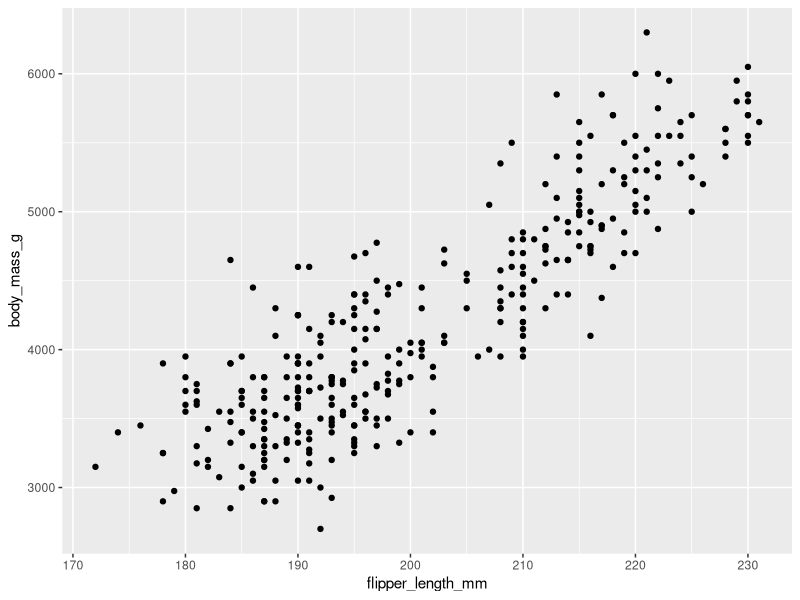
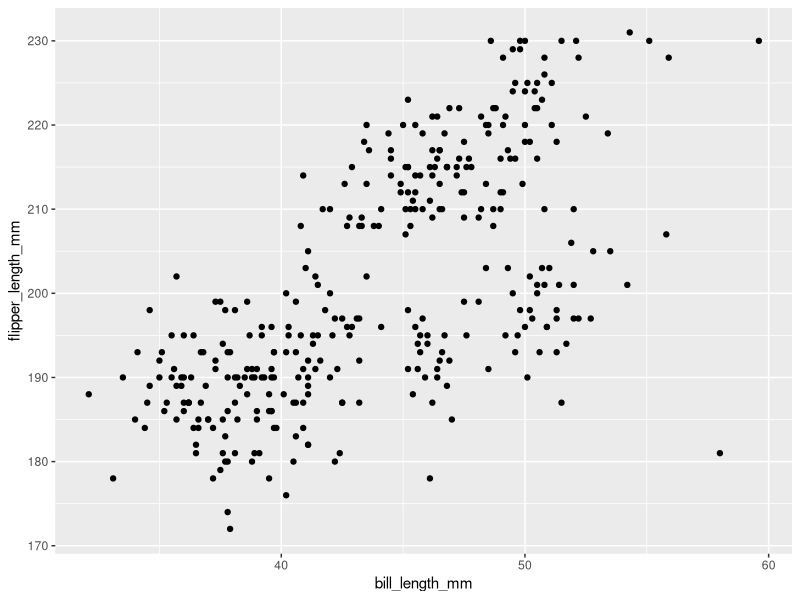
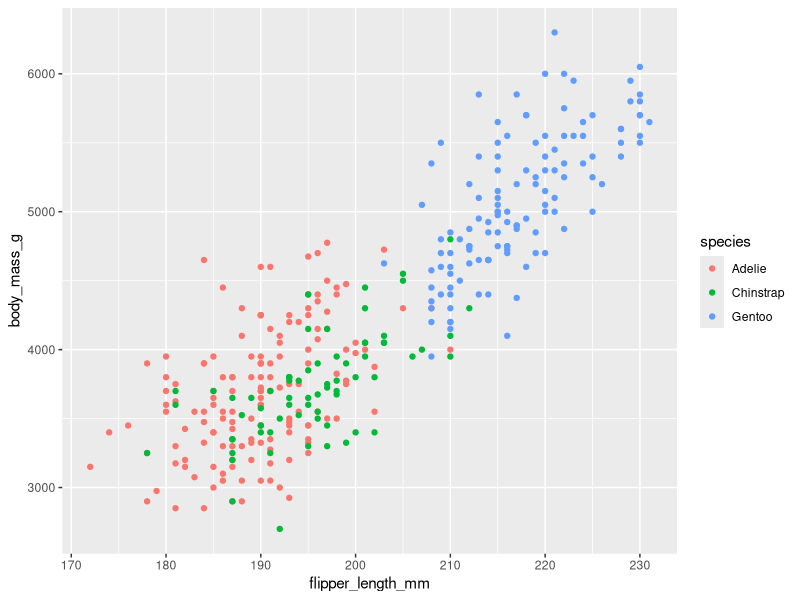
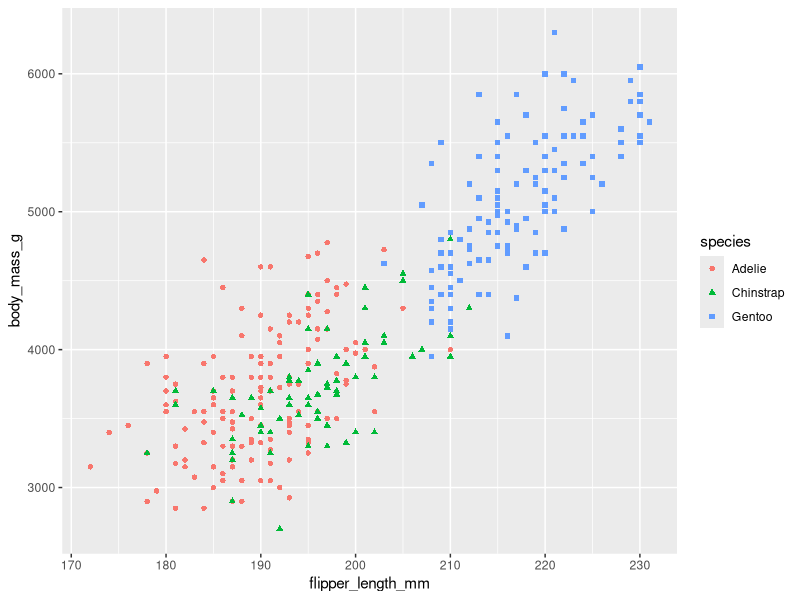
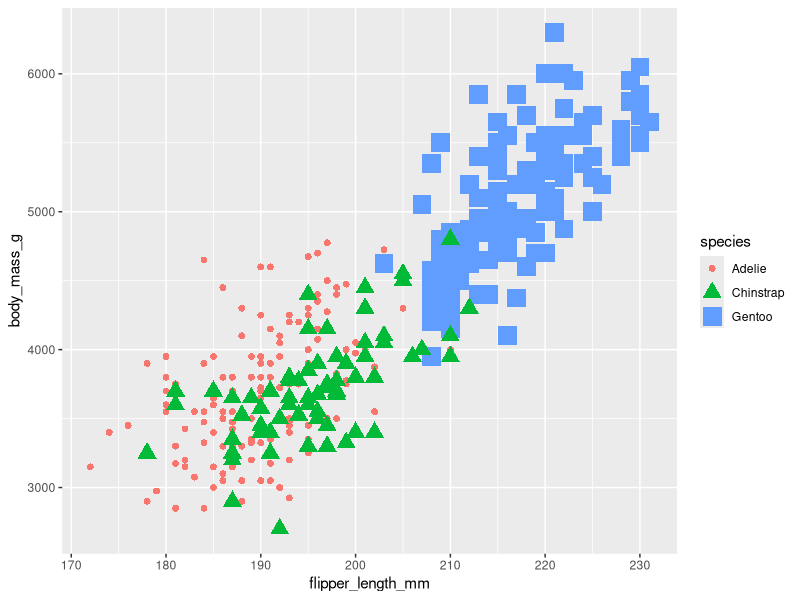
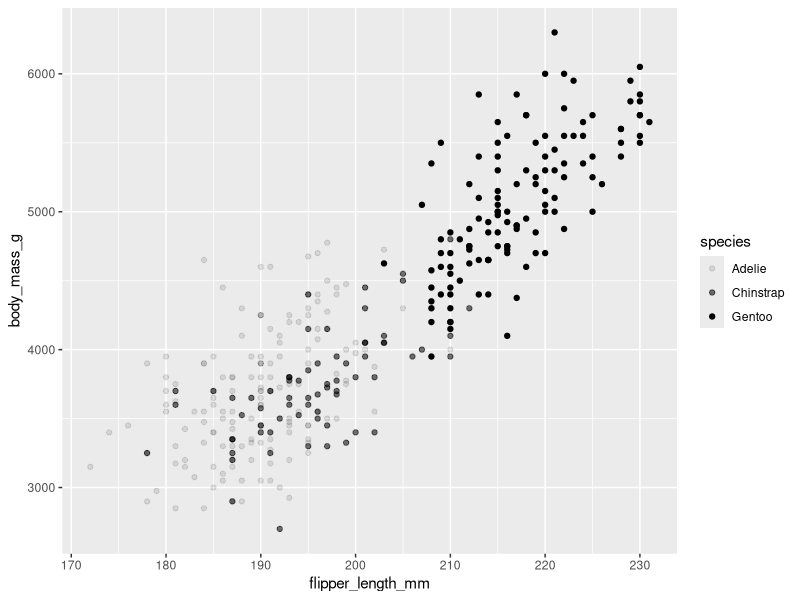
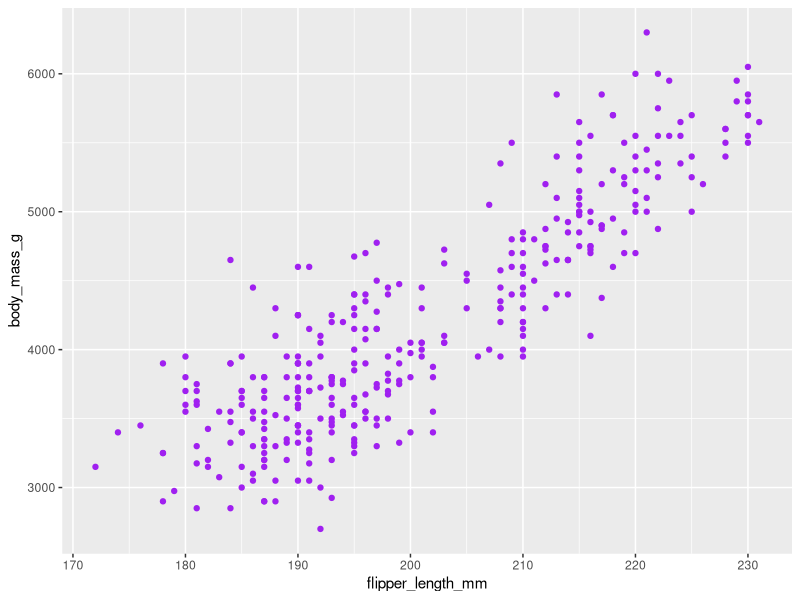
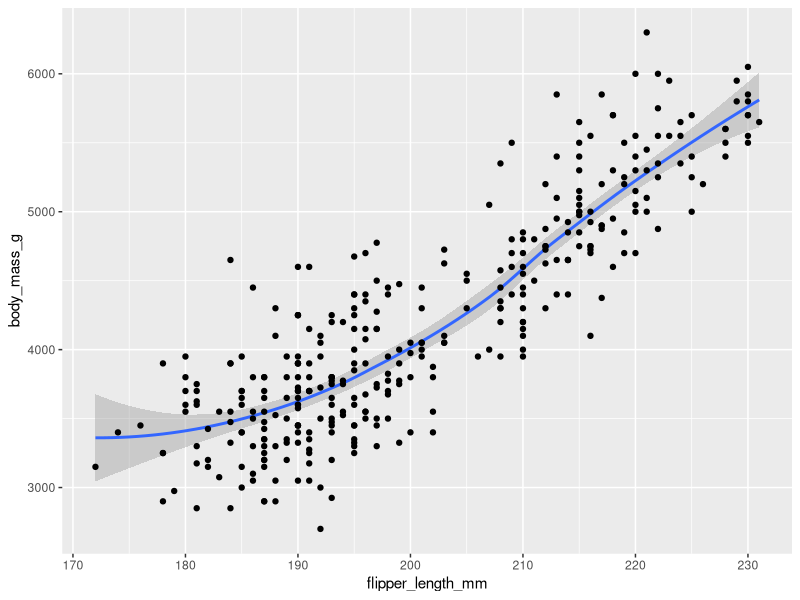

These charts were generated, in order, by the following R code: (Note: this script raises an error after producing the figures.)
## Visualization in R

# Visualization basics in R and tidyverse
install.packages("ggplot2") 
install.packages("palmerpenguins")
install.packages("tidyverse")
library(ggplot2) 
library(palmerpenguins)
data(penguins)
head(penguins)

ggplot(data = penguins) + 
  geom_point(mapping = aes(x = flipper_length_mm, y = body_mass_g))

ggplot(data = penguins) + 
  geom_point(mapping = aes(x = bill_length_mm, y = flipper_length_mm))

ggplot(data = penguins) + 
  geom_point(mapping = aes(x = flipper_length_mm, y = body_mass_g, color=species))

ggplot(data = penguins) + 
  geom_point(mapping = aes(x = flipper_length_mm, y = body_mass_g, shape=species, color=species))

ggplot(data = penguins) + 
  geom_point(mapping = aes(x = flipper_length_mm, y = body_mass_g, shape=species, color=species, size = species))

ggplot(data = penguins) + 
  geom_point(mapping = aes(x = flipper_length_mm, y = body_mass_g, alpha=species))

ggplot(data = penguins) + 
  geom_point(mapping = aes(x = flipper_length_mm, y = body_mass_g), color = "purple") # purple color for all points

ggplot(data = penguins) + 
  geom_smooth(mapping = aes(x = flipper_length_mm, y = body_mass_g)) + 
  geom_point(mapping = aes(x = flipper_length_mm, y = body_mass_g))

ggplot(data = penguins) + 
  geom_smooth(mapping = aes(x = flipper_length_mm, y = body_mass_g, linetype=species)) 

ggplot(data = penguins) + 
  geom_jitter(mapping = aes(x = flipper_length_mm, y = body_mass_g))

glimpse(penguins)

ggplot(data = diamonds) +
  geom_bar(mapping=aes(x=cut, fill=cut))

ggplot(data = diamonds) +
  geom_bar(mapping=aes(x=cut, fill=clarity))

ggplot(data = penguins) + 
  geom_point(mapping = aes(x = flipper_length_mm, y = body_mass_g, color=species)) +
  facet_wrap(~species) ## seperate plot for each species

ggplot(data = diamonds) +
  geom_bar(mapping=aes(x=cut, fill=cut)) +
  facet_wrap(~cut)

ggplot(data = penguins) + 
  geom_point(mapping = aes(x = flipper_length_mm, y = body_mass_g, color=species)) +
  facet_grid(sex~species) ## seperate plot for each species

ggplot(data = penguins) + 
  geom_point(mapping = aes(x = flipper_length_mm, y = body_mass_g, color=species)) +
  labs(title="Palmer Penguins: Body masss vs. Flipper length") # Add title 

ggplot(data = penguins) + 
  geom_point(mapping = aes(x = flipper_length_mm, y = body_mass_g, color=species)) +
  labs(title="Palmer Penguins: Body masss vs. Flipper length", subtitle = "Sample of Three Penguins Species") # Add title 

ggplot(data = penguins) + 
  geom_point(mapping = aes(x = flipper_length_mm, y = body_mass_g, color=species)) +
  labs(title="Palmer Penguins: Body masss vs. Flipper length", subtitle = "Sample of Three Penguins Species",
       caption="Data collected by Dr. Kristen Gorman") # Add title 

ggplot(data = penguins) + 
  geom_point(mapping = aes(x = flipper_length_mm, y = body_mass_g, color=species)) +
  labs(title="Palmer Penguins: Body masss vs. Flipper length", subtitle = "Sample of Three Penguins Species",
       caption="Data collected by Dr. Kristen Gorman") +
  annotate("text",  x=220, y=3500, label="The Gentoos are the largest")

ggplot(data = penguins) + 
  geom_point(mapping = aes(x = flipper_length_mm, y = body_mass_g, color=species)) +
  labs(title="Palmer Penguins: Body masss vs. Flipper length", subtitle = "Sample of Three Penguins Species",
       caption="Data collected by Dr. Kristen Gorman") +
  annotate("text",  x=220, y=3500, label="The Gentoos are the largest", color="blue",
           fontface="bold", size=4.5, angle=25)
